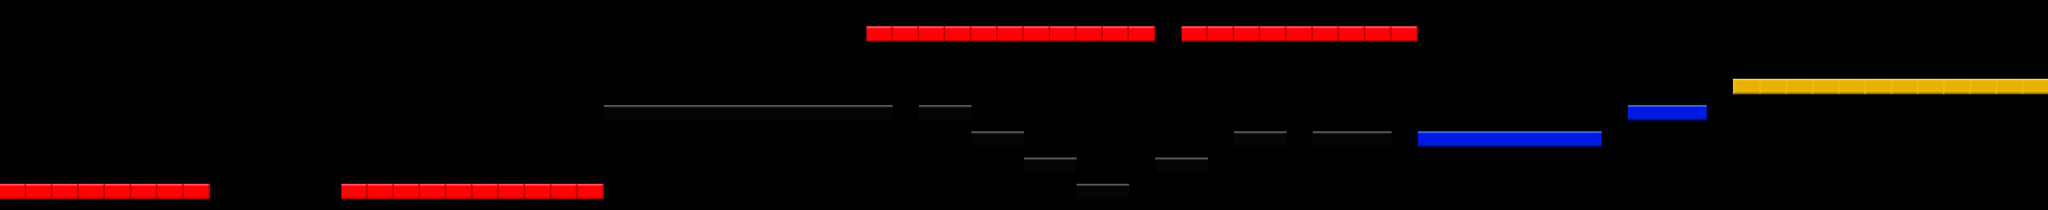

A 2D game scene composited from a Tiled map and its tileset images. What follows is a short description and the map's XML, with each tile layer's data collapsed to a summary:
An orthogonal 78x8 tile map with 32x32 px tiles, 4 tile layers (red, black, blue, yellow) and 12 objects.

<map version="1.0" orientation="orthogonal" width="78" height="8" tilewidth="32" tileheight="32">
 <tileset firstgid="1" name="blocks" tilewidth="32" tileheight="32">
  <image source="blocks.png" width="128" height="32" />
 </tileset>
 <layer name="red" width="78" height="8">
  <data>[624 cells, 38 non-empty, 1 distinct tile ids]</data>
 </layer>
 <layer name="black" width="78" height="8">
  <data>[624 cells, 26 non-empty, 1 distinct tile ids]</data>
 </layer>
 <layer name="blue" width="78" height="8">
  <data>[624 cells, 10 non-empty, 1 distinct tile ids]</data>
 </layer>
 <layer name="yellow" width="78" height="8">
  <data>[624 cells, 12 non-empty, 1 distinct tile ids]</data>
 </layer>
 <objectgroup name="Coin" width="78" height="8">
  <object x="591" y="45">
   <ellipse />
  </object>
  <object x="850" y="14">
   <ellipse />
  </object>
  <object x="1070" y="111">
   <ellipse />
  </object>
  <object x="1328" y="208">
   <ellipse />
  </object>
  <object x="1616" y="143">
   <ellipse />
  </object>
  <object x="1999" y="109">
   <ellipse />
  </object>
  <object x="2343" y="80">
   <ellipse />
  </object>
  <object x="2126" y="77">
   <ellipse />
  </object>
  <object x="335" y="79">
   <ellipse />
  </object>
  <object x="527" y="207">
   <ellipse />
  </object>
  <object x="1681" y="16">
   <ellipse />
  </object>
  <object x="1744" y="79">
   <ellipse />
  </object>
 </objectgroup>
</map>